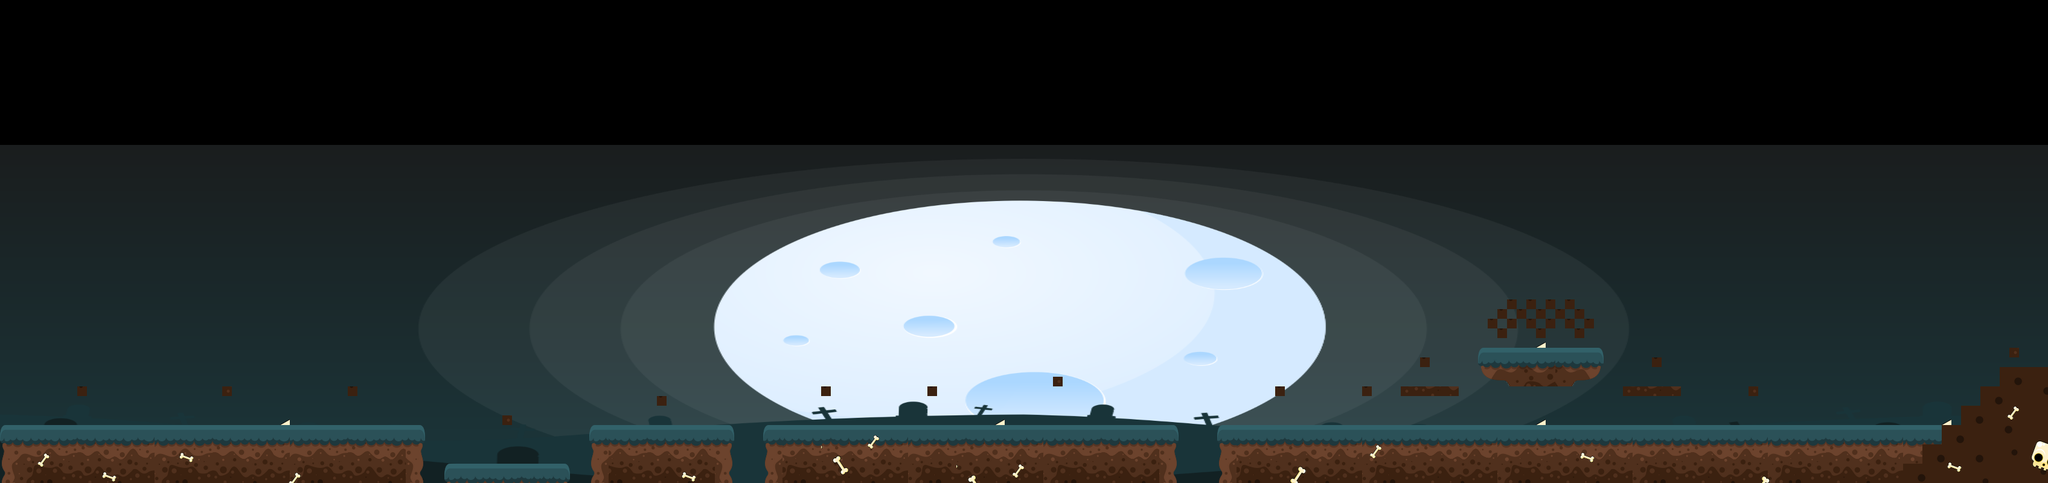

This game map was drawn from its Tiled (.tmx) file and the tilesets committed beside it. A one-line description and the trimmed map source follow:
An orthogonal 212x50 tile map with 16x16 px tiles, 5 tile layers (munieco_peque, walls, monedas1, estrella1, ...), 1 image layer.

<map version="1.2" tiledversion="1.3.1" orientation="orthogonal" renderorder="right-down" compressionlevel="0" width="212" height="50" tilewidth="16" tileheight="16" infinite="0" nextlayerid="11" nextobjectid="1">
 <tileset firstgid="1" source="spriteTile.tsx" />
 <imagelayer id="2" name="bg" offsetx="0" offsety="240">
  <image source="BG.png" width="3392" height="800" />
 </imagelayer>
 <layer id="10" name="munieco_peque" width="212" height="50">
  <properties>
   <property name="visible" type="bool" value="true" />
  </properties>
  <data>[10600 cells, 5 non-empty, 1 distinct tile ids]</data>
 </layer>
 <layer id="1" name="walls" width="212" height="50">
  <properties>
   <property name="aa" type="bool" value="false" />
   <property name="destruible" type="bool" value="false" />
  </properties>
  <data>[10600 cells, 1260 non-empty, 189 distinct tile ids]</data>
 </layer>
 <layer id="4" name="monedas1" width="212" height="50">
  <properties>
   <property name="visible" type="bool" value="true" />
  </properties>
  <data>[10600 cells, 31 non-empty, 2 distinct tile ids]</data>
 </layer>
 <layer id="5" name="estrella1" width="212" height="50">
  <properties>
   <property name="visible" type="bool" value="true" />
  </properties>
  <data>[10600 cells, 1 non-empty, 1 distinct tile ids]</data>
 </layer>
 <layer id="3" name="bones" width="212" height="50">
  <data>[10600 cells, 123 non-empty, 56 distinct tile ids]</data>
 </layer>
</map>
